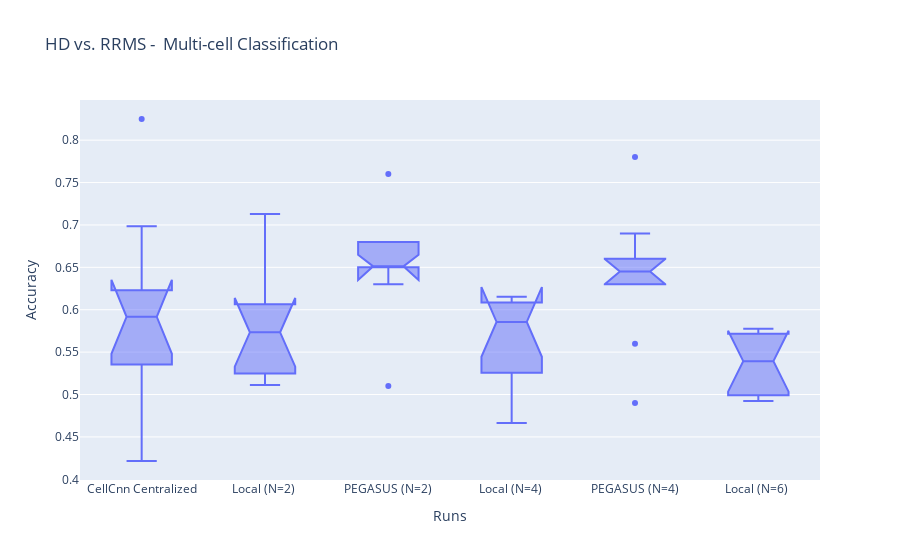
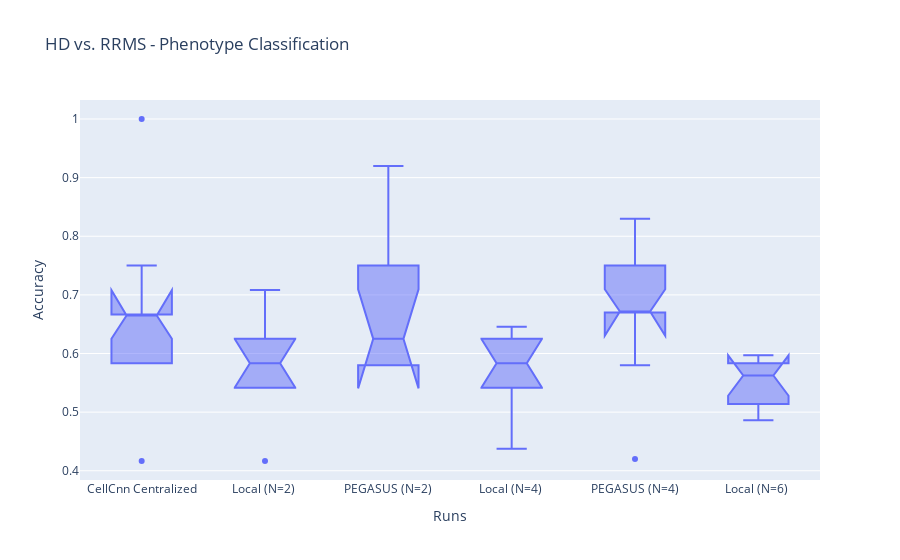
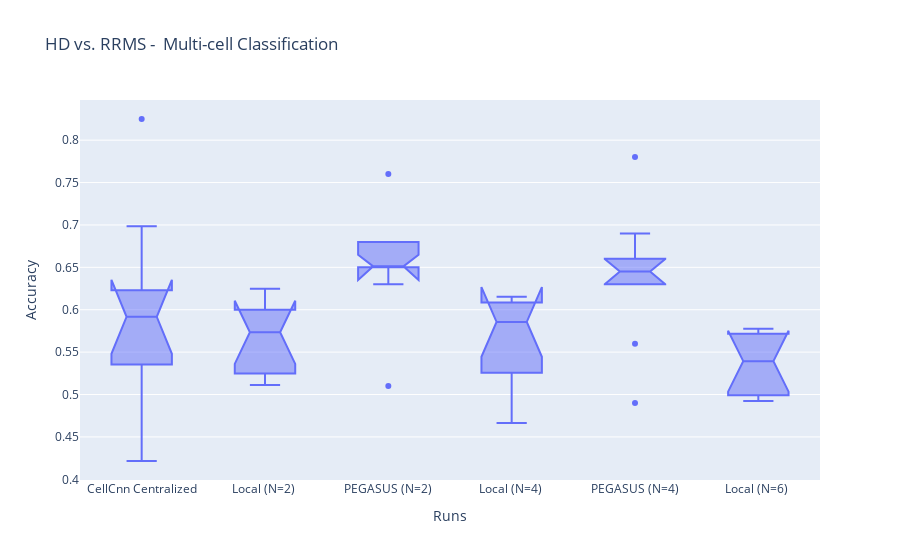

Notebook code cell kept with these figures, in order:
### Code cell
import plotly.express as px
import pandas
import plotly.graph_objects as go

df = pandas.read_excel("AllResults_RRMS_10runs.xlsx")

dfPhenotype = df.loc[df['Classification']== 'Phenotype Classification']
dfMultiCell = df.loc[df['Classification']== 'Multi-cell Classification']

colors = ['rgba(93, 164, 214, 0.5)', 'rgba(255, 144, 14, 0.5)', 'rgba(44, 160, 101, 0.5)',
          'rgba(255, 65, 54, 0.5)', 'rgba(207, 114, 255, 0.5)', 'rgba(127, 96, 0, 0.5)']

# fig = go.Figure()
# fig.add_trace(go.Box(y=y0, name='Sample A',
#                 marker_color = 'indianred'))
# fig.add_trace(go.Box(y=y1, name = 'Sample B',
#                 marker_color = 'lightseagreen'))

fig.show()
fig = px.box(dfPhenotype, x="Runs", y="Accuracy",title="HD vs. RRMS - Phenotype Classification",notched=True)

fig.show()
fig = px.box(dfMultiCell, x="Runs", y="Accuracy",title="HD vs. RRMS -  Multi-cell Classification", notched=True)

fig.show()

### Figure 1 — Plotly figure (JSON) as saved in the notebook; plotly's stock layout.template omitted (floating-point values rounded to 4 significant figures)
{"data": [{"alignmentgroup": "True", "hovertemplate": "Runs=%{x}<br>Accuracy=%{y}<extra></extra>", "legendgroup": "", "marker": {"color": "#636efa"}, "name": "", "notched": true, "offsetgroup": "", "orientation": "v", "showlegend": false, "type": "box", "x": ["CellCnn Centralized", "CellCnn Centralized", "CellCnn Centralized", "CellCnn Centralized", "CellCnn Centralized", "CellCnn Centralized", "CellCnn Centralized", "CellCnn Centralized", "CellCnn Centralized", "CellCnn Centralized", "Local (N=2) ", "Local (N=2) ", "Local (N=2) ", "Local (N=2) ", "Local (N=2) ", "Local (N=2) ", "Local (N=2) ", "Local (N=2) ", "Local (N=2) ", "Local (N=2) ", "PEGASUS (N=2)", "PEGASUS (N=2)", "PEGASUS (N=2)", "PEGASUS (N=2)", "PEGASUS (N=2)", "PEGASUS (N=2)", "PEGASUS (N=2)", "PEGASUS (N=2)", "PEGASUS (N=2)", "PEGASUS (N=2)", "Local (N=4) ", "Local (N=4) ", "Local (N=4) ", "Local (N=4) ", "Local (N=4) ", "Local (N=4) ", "Local (N=4) ", "Local (N=4) ", "Local (N=4) ", "Local (N=4) ", "PEGASUS (N=4)", "PEGASUS (N=4)", "PEGASUS (N=4)", "PEGASUS (N=4)", "PEGASUS (N=4)", "PEGASUS (N=4)", "PEGASUS (N=4)", "PEGASUS (N=4)", "PEGASUS (N=4)", "PEGASUS (N=4)", "Local (N=6) ", "Local (N=6) ", "Local (N=6) ", "Local (N=6) ", "Local (N=6) ", "Local (N=6) ", "Local (N=6) ", "Local (N=6) ", "Local (N=6) ", "Local (N=6) ", "PEGASUS (N=6)", "PEGASUS (N=6)", "PEGASUS (N=6)", "PEGASUS (N=6)", "PEGASUS (N=6)", "PEGASUS (N=6)", "PEGASUS (N=6)", "PEGASUS (N=6)", "PEGASUS (N=6)", "PEGASUS (N=6)"], "x0": " ", "xaxis": "x", "y": [0.5528, 0.825, 0.6024, 0.4216, 0.5353, 0.5074, 0.6231, 0.5938, 0.6985, 0.5895, 0.5677, 0.5152, 0.6247, 0.5249, 0.5791, 0.5112, 0.5822, 0.5538, 0.713, 0.6064, 0.51, 0.68, 0.65, 0.65, 0.63, 0.76, 0.65, 0.68, 0.66, 0.65, 0.6153, 0.6022, 0.5258, 0.5697, 0.4664, 0.4944, 0.6086, 0.6016, 0.6145, 0.5261, 0.63, 0.69, 0.78, 0.64, 0.64, 0.56, 0.65, 0.49, 0.66, 0.66, 0.5716, 0.5611, 0.5776, 0.5456, 0.5722, 0.4965, 0.5331, 0.4924, 0.4992, 0.5058, null, null, null, null, null, null, null, null, null, null], "y0": " ", "yaxis": "y"}], "layout": {"boxmode": "group", "legend": {"tracegroupgap": 0}, "title": {"text": "HD vs. RRMS -  Multi-cell Classification"}, "xaxis": {"anchor": "y", "domain": [0, 1], "title": {"text": "Runs"}}, "yaxis": {"anchor": "x", "domain": [0, 1], "title": {"text": "Accuracy"}}}}

### Figure 2 — Plotly figure (JSON) as saved in the notebook; plotly's stock layout.template omitted (floating-point values rounded to 4 significant figures)
{"data": [{"alignmentgroup": "True", "hovertemplate": "Runs=%{x}<br>Accuracy=%{y}<extra></extra>", "legendgroup": "", "marker": {"color": "#636efa"}, "name": "", "notched": true, "offsetgroup": "", "orientation": "v", "showlegend": false, "type": "box", "x": ["CellCnn Centralized", "CellCnn Centralized", "CellCnn Centralized", "CellCnn Centralized", "CellCnn Centralized", "CellCnn Centralized", "CellCnn Centralized", "CellCnn Centralized", "CellCnn Centralized", "CellCnn Centralized", "Local (N=2) ", "Local (N=2) ", "Local (N=2) ", "Local (N=2) ", "Local (N=2) ", "Local (N=2) ", "Local (N=2) ", "Local (N=2) ", "Local (N=2) ", "Local (N=2) ", "PEGASUS (N=2)", "PEGASUS (N=2)", "PEGASUS (N=2)", "PEGASUS (N=2)", "PEGASUS (N=2)", "PEGASUS (N=2)", "PEGASUS (N=2)", "PEGASUS (N=2)", "PEGASUS (N=2)", "PEGASUS (N=2)", "Local (N=4) ", "Local (N=4) ", "Local (N=4) ", "Local (N=4) ", "Local (N=4) ", "Local (N=4) ", "Local (N=4) ", "Local (N=4) ", "Local (N=4) ", "Local (N=4) ", "PEGASUS (N=4)", "PEGASUS (N=4)", "PEGASUS (N=4)", "PEGASUS (N=4)", "PEGASUS (N=4)", "PEGASUS (N=4)", "PEGASUS (N=4)", "PEGASUS (N=4)", "PEGASUS (N=4)", "PEGASUS (N=4)", "Local (N=6) ", "Local (N=6) ", "Local (N=6) ", "Local (N=6) ", "Local (N=6) ", "Local (N=6) ", "Local (N=6) ", "Local (N=6) ", "Local (N=6) ", "Local (N=6) ", "PEGASUS (N=6)", "PEGASUS (N=6)", "PEGASUS (N=6)", "PEGASUS (N=6)", "PEGASUS (N=6)", "PEGASUS (N=6)", "PEGASUS (N=6)", "PEGASUS (N=6)", "PEGASUS (N=6)", "PEGASUS (N=6)"], "x0": " ", "xaxis": "x", "y": [0.5833, 1, 0.6667, 0.4167, 0.5833, 0.6667, 0.6667, 0.6667, 0.75, 0.6667, 0.5417, 0.4167, 0.6667, 0.5833, 0.5833, 0.5417, 0.5833, 0.5417, 0.7083, 0.625, 0.75, 0.67, 0.58, 0.58, 0.92, 0.58, 0.58, 0.67, 0.75, 0.58, 0.625, 0.6458, 0.5417, 0.6042, 0.4375, 0.4583, 0.6458, 0.5625, 0.625, 0.5417, 0.75, 0.67, 0.58, 0.42, 0.67, 0.75, 0.75, 0.83, 0.67, 0.67, 0.5972, 0.5833, 0.5833, 0.5694, 0.5694, 0.5278, 0.5556, 0.5139, 0.5139, 0.4861, null, null, null, null, null, null, null, null, null, null], "y0": " ", "yaxis": "y"}], "layout": {"boxmode": "group", "legend": {"tracegroupgap": 0}, "title": {"text": "HD vs. RRMS - Phenotype Classification"}, "xaxis": {"anchor": "y", "domain": [0, 1], "title": {"text": "Runs"}}, "yaxis": {"anchor": "x", "domain": [0, 1], "title": {"text": "Accuracy"}}}}

### Figure 3 — Plotly figure (JSON) as saved in the notebook; plotly's stock layout.template omitted (floating-point values rounded to 4 significant figures)
{"data": [{"alignmentgroup": "True", "hovertemplate": "Runs=%{x}<br>Accuracy=%{y}<extra></extra>", "legendgroup": "", "marker": {"color": "#636efa"}, "name": "", "notched": true, "offsetgroup": "", "orientation": "v", "showlegend": false, "type": "box", "x": ["CellCnn Centralized", "CellCnn Centralized", "CellCnn Centralized", "CellCnn Centralized", "CellCnn Centralized", "CellCnn Centralized", "CellCnn Centralized", "CellCnn Centralized", "CellCnn Centralized", "CellCnn Centralized", "Local (N=2) ", "Local (N=2) ", "Local (N=2) ", "Local (N=2) ", "Local (N=2) ", "Local (N=2) ", "Local (N=2) ", "Local (N=2) ", "Local (N=2) ", "Local (N=2) ", "PEGASUS (N=2)", "PEGASUS (N=2)", "PEGASUS (N=2)", "PEGASUS (N=2)", "PEGASUS (N=2)", "PEGASUS (N=2)", "PEGASUS (N=2)", "PEGASUS (N=2)", "PEGASUS (N=2)", "PEGASUS (N=2)", "Local (N=4) ", "Local (N=4) ", "Local (N=4) ", "Local (N=4) ", "Local (N=4) ", "Local (N=4) ", "Local (N=4) ", "Local (N=4) ", "Local (N=4) ", "Local (N=4) ", "PEGASUS (N=4)", "PEGASUS (N=4)", "PEGASUS (N=4)", "PEGASUS (N=4)", "PEGASUS (N=4)", "PEGASUS (N=4)", "PEGASUS (N=4)", "PEGASUS (N=4)", "PEGASUS (N=4)", "PEGASUS (N=4)", "Local (N=6) ", "Local (N=6) ", "Local (N=6) ", "Local (N=6) ", "Local (N=6) ", "Local (N=6) ", "Local (N=6) ", "Local (N=6) ", "Local (N=6) ", "Local (N=6) ", "PEGASUS (N=6)", "PEGASUS (N=6)", "PEGASUS (N=6)", "PEGASUS (N=6)", "PEGASUS (N=6)", "PEGASUS (N=6)", "PEGASUS (N=6)", "PEGASUS (N=6)", "PEGASUS (N=6)", "PEGASUS (N=6)"], "x0": " ", "xaxis": "x", "y": [0.5528, 0.825, 0.6024, 0.4216, 0.5353, 0.5074, 0.6231, 0.5938, 0.6985, 0.5895, 0.5677, 0.5152, 0.6247, 0.5249, 0.5791, 0.5112, 0.5822, 0.5538, 0.6, 0.6064, 0.51, 0.68, 0.65, 0.65, 0.63, 0.76, 0.65, 0.68, 0.66, 0.65, 0.6153, 0.6022, 0.5258, 0.5697, 0.4664, 0.4944, 0.6086, 0.6016, 0.6145, 0.5261, 0.63, 0.69, 0.78, 0.64, 0.64, 0.56, 0.65, 0.49, 0.66, 0.66, 0.5716, 0.5611, 0.5776, 0.5456, 0.5722, 0.4965, 0.5331, 0.4924, 0.4992, 0.5058, null, null, null, null, null, null, null, null, null, null], "y0": " ", "yaxis": "y"}], "layout": {"boxmode": "group", "legend": {"tracegroupgap": 0}, "title": {"text": "HD vs. RRMS -  Multi-cell Classification"}, "xaxis": {"anchor": "y", "domain": [0, 1], "title": {"text": "Runs"}}, "yaxis": {"anchor": "x", "domain": [0, 1], "title": {"text": "Accuracy"}}}}
